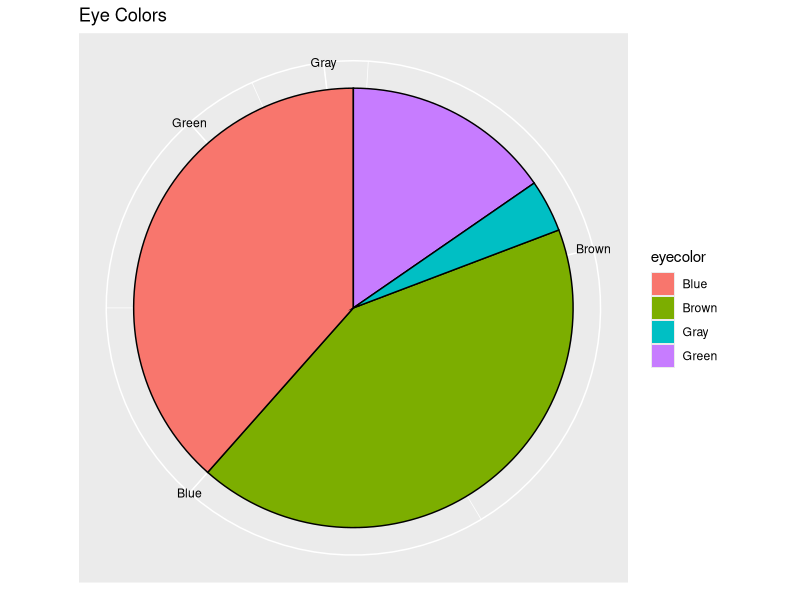
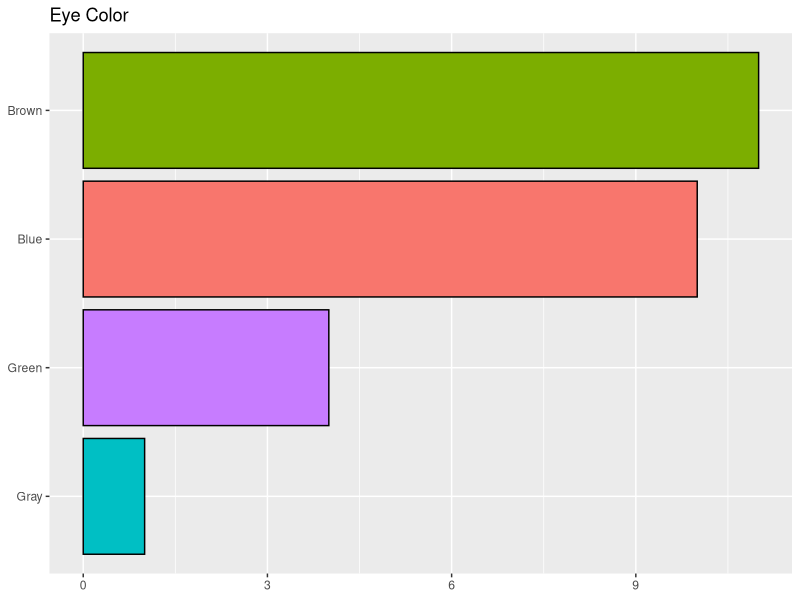
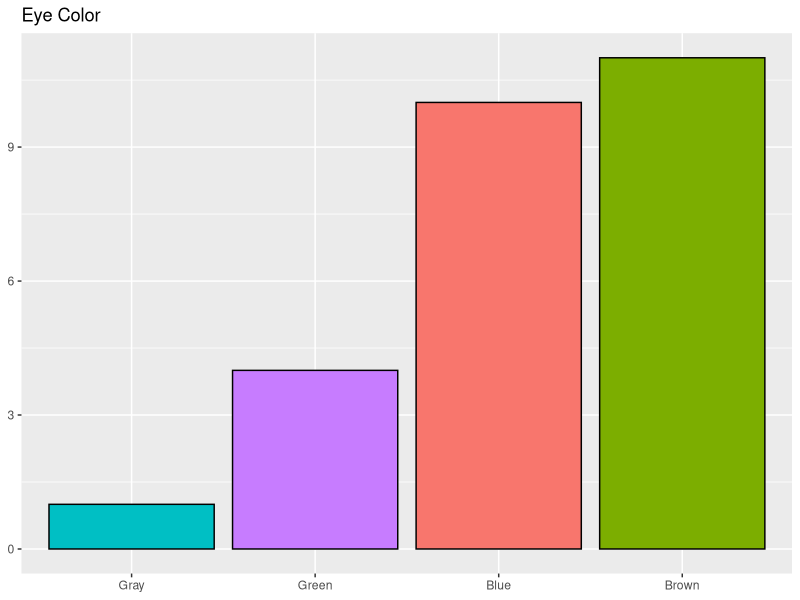

Write R code to recreate these figures, in order.
## Assignment 1a

## Ch 2: Q7

## data prep
setwd("~/gitrepos/UChicagoAnalytics/MSCA31000StatsBootcamp/book/chapters/ch2")
graphdata <- read.csv("Q7exercise.csv", header = T)
names(graphdata) <- c("eyecolor","numstudents")
graphdata$eyecolor <- factor(graphdata$eyecolor)

## a. pie graph
## Code adapted from: http://bit.ly/1ukp8Rs
require(ggplot2)
piechart <- ggplot(graphdata, 
                   aes(x = 1, 
                       y = numstudents, 
                       fill = eyecolor)) + 
            ggtitle("Eye Colors") + 
            coord_polar(theta = "y") + 
            geom_bar(stat = "identity", color = "black") +
            guides(fill=guide_legend(override.aes=list(colour=NA))) + 
            theme(axis.ticks=element_blank(), 
                  axis.title=element_blank(), 
                  axis.text.y=element_blank()) 

y.breaks <- cumsum(graphdata$numstudents) - graphdata$numstudents/2

piechart <- piechart + 
                theme(axis.text.x=element_text(color='black')) + 
                scale_y_continuous(
                    breaks=y.breaks,   # where to place the labels
                    labels=graphdata$eyecolor # the labels
                )

print(piechart)

## b. horizontal bar chart

horizontalbargraph <- ggplot(graphdata, 
                             aes(x = reorder(eyecolor, numstudents), 
                                 y = numstudents, fill = eyecolor)) +
                        ggtitle("Eye Color") + 
                        geom_bar(stat = "identity", color = "black") + 
                        coord_flip() + 
                        guides(fill = FALSE) + 
                        theme(axis.title=element_blank())

print(horizontalbargraph)

## c. vertical bar chart

verticalbargraph <- ggplot(graphdata, 
                             aes(x = reorder(eyecolor,numstudents), 
                                 y = numstudents, 
                                 fill = eyecolor)) +
    ggtitle("Eye Color") + 
    geom_bar(stat = "identity", color = "black") + 
    guides(fill = FALSE) + 
    theme(axis.title=element_blank())

print(verticalbargraph)

# d. frequency table
require(dplyr)

graphdata <- graphdata %>%
                mutate(relativefrequency = round(numstudents/sum(numstudents),2))

graphdata

